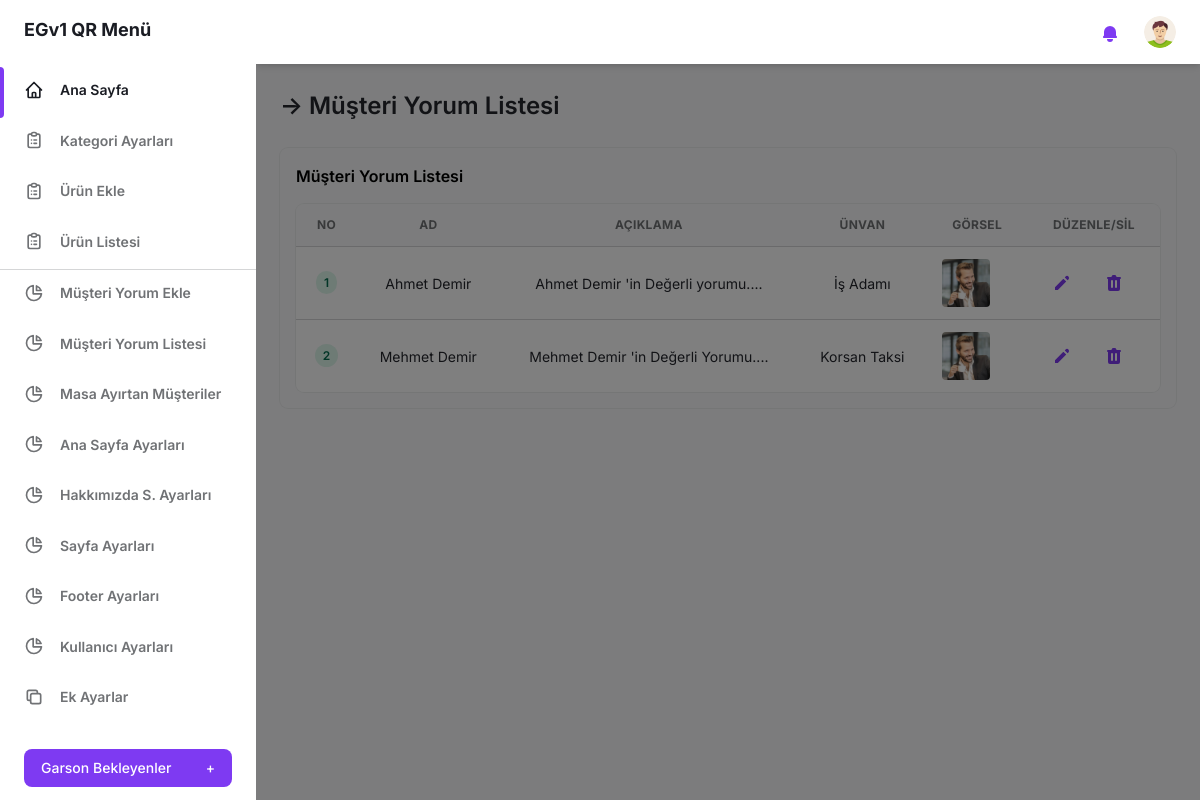
The page /admin-panel/musteri-yorum-listesi.php (signed in) on the database its author committed.
### tables this page shows
CREATE TABLE IF NOT EXISTS `musteri_yorum_tablosu` (
  `musteri_yorum_id` int(11) NOT NULL AUTO_INCREMENT,
  `yorum_aciklama` varchar(200) NOT NULL,
  `yorum_musteriad` varchar(30) NOT NULL,
  `yorum_musteriunvan` varchar(30) NOT NULL,
  `yorum_musterigorsel` varchar(20) NOT NULL,
  PRIMARY KEY (`musteri_yorum_id`)
);

### admin-panel/musteri-yorum-listesi.php (the view, shortened to what this page needs)
<?php
include("login-kontrol.php");
?>
<!DOCTYPE html>
<html :class="{ 'theme-dark': dark }" x-data="data()" lang="tr">
<head>
  <link rel="stylesheet" href="./assets/css/tailwind.output.css" />
</head>
<body>
  <div class="flex h-screen bg-gray-50 dark:bg-gray-900" :class="{ 'overflow-hidden': isSideMenuOpen}">
    <?php include("sidebar.php"); ?>
    <div class="flex flex-col flex-1">
      <?php include("header.php"); ?>
      <main class="h-full pb-16 overflow-y-auto">
        <div class="container px-6 mx-auto grid ">
          <h2 class="my-6 text-2xl font-semibold  text-gray-700 dark:text-gray-400">
            &RightArrow; Müşteri Yorum Listesi
          </h2>
          <div class="grid gap-6 mb-8">
            <div class="min-w-0 p-4 rounded-lg shadow-xs">
              <h4 class="mb-4 font-semibold">
                Müşteri Yorum Listesi
              </h4>
              <div class="w-full overflow-hidden rounded-lg shadow-xs">
                <div class="w-full overflow-x-auto">
                  <table class="w-full whitespace-no-wrap text-center">
                    <thead>
                      <tr class="text-xs font-semibold text-center tracking-wide text-left text-gray-500 uppercase border-b dark:border-gray-700 bg-gray-50 dark:text-gray-400 dark:bg-gray-800">
                        <th class="px-4 py-3">No</th>
                        <th class="px-4 py-3">Ad</th>
                        <th class="px-4 py-3">Açıklama</th>
                        <th class="px-4 py-3">Ünvan</th>
                        <th class="px-4 py-3">Görsel</th>
                        <th class="px-4 py-3">Düzenle/Sil</th>
                      </tr>
                    </thead>
                    <tbody class="bg-white divide-y dark:divide-gray-700 dark:bg-gray-800">
                      <?php
                      $sorgu = "SELECT * FROM musteri_yorum_tablosu ORDER BY musteri_yorum_id ASC";
                      $sonuc = $db->query($sorgu, PDO::FETCH_ASSOC);
                      $ksira = 0;
                      foreach ($sonuc as $satir) {
                        $ksira += 1;
                        $uid = $satir["musteri_yorum_id"];
                        $myad = $satir["yorum_musteriad"];
                        $myaciklama = stripslashes($satir["yorum_aciklama"]);
                        $myunvan = $satir["yorum_musteriunvan"];
                        $mygorsel = $satir["yorum_musterigorsel"];
                        $myaciklama = mb_substr($myaciklama, 0, 50) . "...";
                        echo "
                                                <tr class='text-gray-700 dark:text-gray-4'>
                                                <td class='px-4 py-3 text-xs'>
                                                  <span class='px-2 py-1 font-semibold leading-tight text-green-700 bg-green-100 rounded-full dark:bg-green-700 dark:text-green-100'>
                                                    $ksira
                                                  </span>
                                                </td>
                                                <td class='px-4 py-3 text-sm dark:text-white'>$myad</td>
                                                <td class='px-4 py-3 text-sm dark:text-white'>$myaciklama</td>
                                                <td class='px-4 py-3 text-sm dark:text-white'> $myunvan </td>
                                                <td class='px-4 py-3'>
                                                  <div class='flex items-center text-sm'>
                                                    <div class='w-12 h-12 mr-3'>
                                                      <img class='object-cover w-full h-full rounded menu-resim' src='../images/musteriyorum/$mygorsel' />
                                                    </div>
                                                  </div>
                                                </td>
                                                <td class='px-4 py-3'>
                                                  <div class='flex items-center space-x-4 text-sm'>
                                                  <a href='yorum-duzenle.php?id=$uid''>
                                                    <button class='flex items-center justify-between px-2 py-2 text-sm font-medium leading-5 text-purple-600 rounded-lg dark:text-gray-400 focus:outline-none focus:shadow-outline-gray' aria-label='Edit'>
                                                      <svg class='w-5 h-5' aria-hidden='true' fill='currentColor' viewBox='0 0 20 20'>
                                                        <path d='M13.586 3.586a2 2 0 112.828 2.828l-.793.793-2.828-2.828.793-.793zM11.379 5.793L3 14.172V17h2.828l8.38-8.379-2.83-2.828z'>
                                                        </path>
                                                      </svg>
                                                    </button>
                                                        </a>
                                                    <form method='POST' action='yorum-sil.php'>
                                                    <input type='hidden' value='$uid' name='musteri_yorum_id'>
                                                    <input type='hidden' value='$mygorsel' name='yorum_musterigorsel'>
                                                    <button class='flex items-center justify-between px-2 py-2 text-sm font-medium leading-5 text-purple-600 rounded-lg dark:text-gray-400 focus:outline-none focus:shadow-outline-gray' aria-label='Delete'>
                                                    </button>
                                                    </form>
                                                  </div>
                                                </td>
                                              </tr>
                                                ";
                      }
                      ?>
                    </tbody>
                  </table>
                </div>
              </div>
            </div>
          </div>
        </div>
      </main>
    </div>
  </div>
</body>
</html>

### rows shown on the page
musteri_yorum_tablosu: yorum_musteriad "Ahmet Demir", yorum_aciklama "Ahmet Demir 'in Değerli yorumu....", yorum_musteriunvan "İş Adamı", yorum_musterigorsel (picture)
musteri_yorum_tablosu: yorum_musteriad "Mehmet Demir", yorum_aciklama "Mehmet Demir 'in Değerli Yorumu....", yorum_musteriunvan "Korsan Taksi", yorum_musterigorsel (picture)
